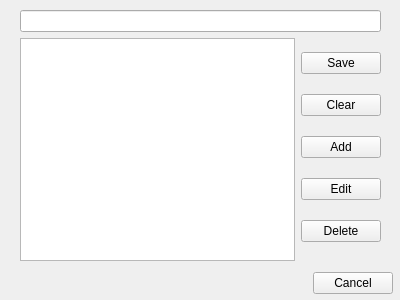
<?xml version="1.0" encoding="UTF-8"?>
<ui version="4.0">
 <class>AlertEditDialog</class>
 <widget class="QWidget" name="AlertEditDialog">
  <property name="geometry">
   <rect>
    <x>0</x>
    <y>0</y>
    <width>400</width>
    <height>300</height>
   </rect>
  </property>
  <property name="windowTitle">
   <string>Maintain Alerts</string>
  </property>
  <widget class="QDialogButtonBox" name="buttonBox">
   <property name="geometry">
    <rect>
     <x>220</x>
     <y>270</y>
     <width>173</width>
     <height>27</height>
    </rect>
   </property>
   <property name="standardButtons">
    <set>QDialogButtonBox::Cancel</set>
   </property>
  </widget>
  <widget class="QWidget" name="layoutWidget">
   <property name="geometry">
    <rect>
     <x>20</x>
     <y>10</y>
     <width>361</width>
     <height>251</height>
    </rect>
   </property>
   <layout class="QVBoxLayout" name="verticalLayout_2">
    <item>
     <layout class="QHBoxLayout" name="horizontalLayout_2">
      <item>
       <widget class="QLineEdit" name="AlertLineEdit"/>
      </item>
     </layout>
    </item>
    <item>
     <layout class="QHBoxLayout" name="horizontalLayout">
      <item>
       <widget class="QListWidget" name="AlertListWidget">
        <property name="alternatingRowColors">
         <bool>true</bool>
        </property>
       </widget>
      </item>
      <item>
       <layout class="QVBoxLayout" name="verticalLayout">
        <item>
         <widget class="QPushButton" name="SaveButton">
          <property name="text">
           <string>Save</string>
          </property>
         </widget>
        </item>
        <item>
         <widget class="QPushButton" name="ClearButton">
          <property name="text">
           <string>Clear</string>
          </property>
         </widget>
        </item>
        <item>
         <widget class="QPushButton" name="AddButton">
          <property name="text">
           <string>Add</string>
          </property>
         </widget>
        </item>
        <item>
         <widget class="QPushButton" name="EdirButton">
          <property name="text">
           <string>Edit</string>
          </property>
         </widget>
        </item>
        <item>
         <widget class="QPushButton" name="DeleteButton">
          <property name="text">
           <string>Delete</string>
          </property>
         </widget>
        </item>
       </layout>
      </item>
     </layout>
    </item>
   </layout>
  </widget>
 </widget>
 <resources/>
 <connections/>
</ui>
